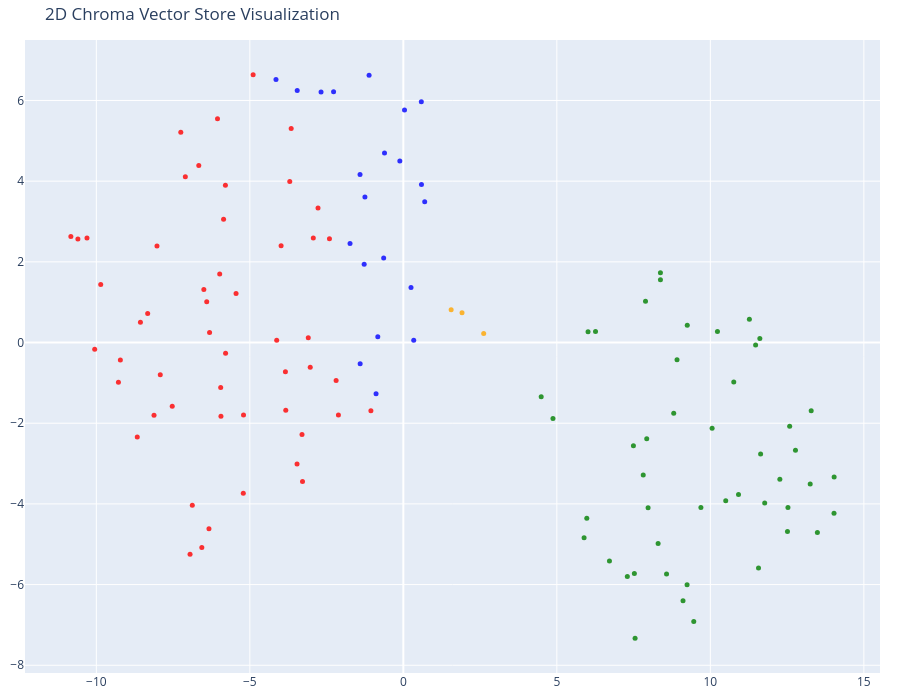

Notebook code for this chart:
### Code cell
tsne = TSNE(n_components=2, random_state=42)
reduced_vectors = tsne.fit_transform(vectors)

fig = go.Figure(data=[go.Scatter(
    x=reduced_vectors[:, 0],
    y=reduced_vectors[:, 1],
    mode='markers',
    marker=dict(size=5, color=colors, opacity=0.8),
    text=[f"Type: {t}<bt>Text: {d[:100]}..." for t, d in zip(doc_types, documents)],
    hoverinfo='text'
)])

fig.update_layout(
    title = "2D Chroma Vector Store Visualization",
    scene = dict(xaxis_title="x", yaxis_title="y", zaxis_title="z"),
    width=900,
    height=700,
    margin=dict(r=20, b=10, l=10, t=40)
)

fig.show()

### Figure 1 — Plotly figure (JSON) as saved in the notebook; plotly's stock layout.template omitted (floating-point values rounded to 4 significant figures)
{"data": [{"hoverinfo": "text", "marker": {"color": ["blue", "blue", "blue", "blue", "blue", "blue", "blue", "blue", "blue", "blue", "blue", "blue", "blue", "blue", "blue", "blue", "blue", "blue", "blue", "blue", "blue", "red", "red", "red", "red", "red", "red", "red", "red", "red", "red", "red", "red", "red", "red", "red", "red", "red", "red", "red", "red", "red", "red", "red", "red", "red", "red", "red", "red", "red", "red", "red", "red", "red", "red", "red", "red", "red", "red", "red", "red", "red", "red", "red", "red", "red", "red", "red", "red", "red", "red", "red", "red", "orange", "orange", "orange", "green", "green", "green", "green", "green", "green", "green", "green", "green", "green", "green", "green", "green", "green", "green", "green", "green", "green", "green", "green", "green", "green", "green", "green", "green", "green", "green", "green", "green", "green", "green", "green", "green", "green", "green", "green", "green", "green", "green", "green", "green", "green", "green", "green", "green", "green", "green"], "opacity": 0.8, "size": 5}, "mode": "markers", "text": ["Type: products<bt>Text: # Product Summary\n\n# Rellm: AI-Powered Enterprise Reinsurance Solution\n\n## Summary\n\nRellm is an inno...", "Type: products<bt>Text: ### Seamless Integrations\nRellm's architecture is designed for effortless integration with existing ...", "Type: products<bt>Text: ### Regulatory Compliance Tools\nRellm includes built-in compliance tracking features to help organiz...", "Type: products<bt>Text: Join the growing number of organizations leveraging Rellm to enhance their reinsurance processes whi...", "Type: products<bt>Text: Experience the future of reinsurance with Rellm, where innovation meets reliability. Let Insurellm h...", "Type: products<bt>Text: # Product Summary\n\n# Markellm\n\n## Summary\n\nMarkellm is an innovative two-sided marketplace designed ...", "Type: products<bt>Text: - **User-Friendly Interface**: Designed with user experience in mind, Markellm features an intuitive...", "Type: products<bt>Text: - **Customer Support**: Our dedicated support team is always available to assist both consumers and ...", "Type: products<bt>Text: ### For Insurance Companies:\n- **Basic Listing Fee**: $199/month for a featured listing on the platf...", "Type: products<bt>Text: ### Q3 2025\n- Initiate a comprehensive marketing campaign targeting both consumers and insurers to i...", "Type: products<bt>Text: # Product Summary\n\n# Homellm\n\n## Summary\nHomellm is an innovative home insurance product developed b...", "Type: products<bt>Text: ### 2. Dynamic Pricing Model\nWith Homellm's innovative dynamic pricing model, insurance providers ca...", "Type: products<bt>Text: ### 5. Multi-Channel Integration\nHomellm seamlessly integrates into existing insurance platforms, pr...", "Type: products<bt>Text: - **Basic Tier:** Starting at $5,000/month for small insurers with basic integration features.\n- **S...", "Type: products<bt>Text: All tiers include a comprehensive training program and ongoing updates to ensure optimal performance...", "Type: products<bt>Text: With Homellm, Insurellm is committed to transforming the landscape of home insurance, ensuring both ...", "Type: products<bt>Text: # Product Summary\n\n# Carllm\n\n## Summary\n\nCarllm is an innovative auto insurance product developed by...", "Type: products<bt>Text: - **Instant Quoting**: With Carllm, insurance companies can offer near-instant quotes to customers, ...", "Type: products<bt>Text: - **Mobile Integration**: Carllm is designed to work seamlessly with mobile applications, providing ...", "Type: products<bt>Text: - **Professional Tier**: $2,500/month\n  - For medium-sized companies.\n  - All Basic Tier features pl...", "Type: products<bt>Text: ### Q2 2025: Customer Experience Improvements\n- Launch of a new **mobile app** for end-users.\n- Intr...", "Type: contracts<bt>Text: # Contract with GreenField Holdings for Markellm\n\n**Effective Date:** November 15, 2023  \n**Contract...", "Type: contracts<bt>Text: ## Renewal\n1. **Automatic Renewal**: This contract will automatically renew for sequential one-year ...", "Type: contracts<bt>Text: ## Features\n1. **AI-Powered Matching**: Access to advanced algorithms that connect GreenField Holdin...", "Type: contracts<bt>Text: ## Support\n1. **Customer Support Access**: The Client will have access to dedicated support through ...", "Type: contracts<bt>Text: **Signatures:**  \n_________________________                           _________________________  \n**...", "Type: contracts<bt>Text: # Contract with Apex Reinsurance for Rellm: AI-Powered Enterprise Reinsurance Solution\n\n## Terms\n\n1....", "Type: contracts<bt>Text: ## Renewal\n\n1. **Automatic Renewal**: This Agreement will automatically renew for successive one-yea...", "Type: contracts<bt>Text: 2. **Seamless Integrations**: The architecture of Rellm allows for easy integration with existing sy...", "Type: contracts<bt>Text: 1. **Technical Support**: Provider shall offer dedicated technical support to the Client via phone, ...", "Type: contracts<bt>Text: **Insurellm, Inc.**  \n_____________________________  \nAuthorized Signature   \nDate: ________________...", "Type: contracts<bt>Text: # Contract with Greenstone Insurance for Homellm\n\n---\n\n## Terms\n\n1. **Parties**: This Contract (\"Agr...", "Type: contracts<bt>Text: 4. **Payment Terms**: \n   - The Customer shall pay an amount of $10,000 per month for the Standard T...", "Type: contracts<bt>Text: ---\n\n## Features\n\n- **AI-Powered Risk Assessment**: Customer will have access to enhanced risk evalu...", "Type: contracts<bt>Text: - **Customer Portal**: A dedicated portal will be provided, allowing the Customer's clients to manag...", "Type: contracts<bt>Text: ______________________________  \n[Name], [Title]  \nDate: ______________________\n\n**For Greenstone In...", "Type: contracts<bt>Text: # Contract with Roadway Insurance Inc. for Carllm\n\n---\n\n## Terms\n\n1. **Agreement Effective Date**: T...", "Type: contracts<bt>Text: ---\n\n## Renewal\n\n1. **Automatic Renewal**: This agreement will automatically renew for an additional...", "Type: contracts<bt>Text: ---\n\n## Features\n\n1. **Access to Core Features**: Roadway Insurance Inc. will have access to all Pro...", "Type: contracts<bt>Text: ---\n\n## Support\n\n1. **Technical Support**: Roadway Insurance Inc. will receive priority technical su...", "Type: contracts<bt>Text: # Contract with Stellar Insurance Co. for Rellm\n\n## Terms\nThis contract is made between **Insurellm*...", "Type: contracts<bt>Text: ### Termination\nEither party may terminate this agreement with a **30-day written notice**. In the e...", "Type: contracts<bt>Text: ## Features\nStellar Insurance Co. will receive access to the following features of the Rellm product...", "Type: contracts<bt>Text: ## Support\nInsurellm provides Stellar Insurance Co. with the following support services:\n\n- **24/7 T...", "Type: contracts<bt>Text: # Contract with TechDrive Insurance for Carllm\n\n**Contract Date:** October 1, 2024  \n**Contract Dura...", "Type: contracts<bt>Text: ## Renewal\n\n1. **Automatic Renewal**: This contract shall automatically renew for additional one-yea...", "Type: contracts<bt>Text: ## Support\n\n1. **Customer Support**: Insurellm will provide 24/7 customer support to TechDrive Insur...", "Type: contracts<bt>Text: **TechDrive Insurance Representative:**  \nName: Sarah Johnson  \nTitle: Operations Director  \nDate: _...", "Type: contracts<bt>Text: # Contract with Belvedere Insurance for Markellm\n\n## Terms\nThis Contract (\"Agreement\") is made and e...", "Type: contracts<bt>Text: ## Renewal\n1. **Renewal Terms**: This Agreement may be renewed for additional one-year terms upon mu...", "Type: contracts<bt>Text: ## Features\n1. **AI-Powered Matching**: Belvedere Insurance will benefit from Markellm's AI-powered ...", "Type: contracts<bt>Text: ## Support\n1. **Technical Support**: Technical support will be available from 9 AM to 7 PM EST, Mond...", "Type: contracts<bt>Text: **Belvedere Insurance**  \nSignature: ______________________  \nName: [Authorized Signatory]  \nTitle: ...", "Type: contracts<bt>Text: # Contract with Velocity Auto Solutions for Carllm\n\n**Contract Date:** October 1, 2023  \n**Contract ...", "Type: contracts<bt>Text: ## Renewal\n\n1. **Automatic Renewal**: This contract will automatically renew for successive 12-month...", "Type: contracts<bt>Text: ## Support\n\n1. **Customer Support**: Velocity Auto Solutions will have access to Insurellm’s custome...", "Type: contracts<bt>Text: # Contract with GreenValley Insurance for Homellm\n\n**Contract Date:** October 6, 2023  \n**Contract N...", "Type: contracts<bt>Text: 4. **Confidentiality:** Both parties agree to maintain the confidentiality of proprietary informatio...", "Type: contracts<bt>Text: 1. **AI-Powered Risk Assessment:** Access to advanced AI algorithms for real-time risk evaluations.\n...", "Type: contracts<bt>Text: 3. **Regular Updates:** Insurellm will offer ongoing updates and enhancements to the Homellm platfor...", "Type: contracts<bt>Text: # Contract with EverGuard Insurance for Rellm: AI-Powered Enterprise Reinsurance Solution\n\n**Contrac...", "Type: contracts<bt>Text: 4. **Usage Rights**: EverGuard Insurance is granted a non-exclusive, non-transferable license to acc...", "Type: contracts<bt>Text: 1. **Core Functionality**: Rellm provides EverGuard Insurance with advanced AI-driven analytics, sea...", "Type: contracts<bt>Text: 1. **Customer Support**: Insurellm will provide EverGuard Insurance with 24/7 customer support, incl...", "Type: contracts<bt>Text: ---\n\n**Signatures**  \n**For Insurellm**: __________________________  \n**Name**: John Smith  \n**Title...", "Type: contracts<bt>Text: # Contract with BrightWay Solutions for Markellm\n\n**Contract Date:** October 5, 2023  \n**Contract ID...", "Type: contracts<bt>Text: 3. **Service Level Agreement (SLA):**  \n   Insurellm commits to a 99.9% uptime for the platform with...", "Type: contracts<bt>Text: 2. **Real-Time Quote Availability:**  \n   Consumers sourced via BrightWay Solutions will receive rea...", "Type: contracts<bt>Text: 3. **Training and Onboarding:**  \n   Insurellm agrees to provide one free training session on how to...", "Type: contracts<bt>Text: # Contract with Pinnacle Insurance Co. for Homellm\n\n## Terms\nThis contract (\"Contract\") is entered i...", "Type: contracts<bt>Text: ## Renewal\n1. **Renewal Terms**: At the end of the initial term, this Contract shall automatically r...", "Type: contracts<bt>Text: ## Features\n1. **AI-Powered Risk Assessment**: Utilized for tailored underwriting decisions specific...", "Type: contracts<bt>Text: ## Support\n1. **Technical Support**: Insurellm shall provide 24/7 technical support via an email and...", "Type: company<bt>Text: # Overview of Insurellm\n\nInsurellm is an innovative insurance tech firm with 200 employees across th...", "Type: company<bt>Text: # Careers at Insurellm\n\nInsurellm is hiring! We are looking for talented software engineers, data sc...", "Type: company<bt>Text: # About Insurellm\n\nInsurellm was founded by Avery Lancaster in 2015 as an insurance tech startup des...", "Type: employees<bt>Text: # HR Record\n\n# Alex Chen\n\n## Summary\n- **Date of Birth:** March 15, 1990  \n- **Job Title:** Backend ...", "Type: employees<bt>Text: ## Annual Performance History\n- **2020:**  \n  - Completed onboarding successfully.  \n  - Met expecta...", "Type: employees<bt>Text: ## Compensation History\n- **2020:** Base Salary: $80,000  \n- **2021:** Base Salary Increase to $90,0...", "Type: employees<bt>Text: Alex Chen continues to be a vital asset at Insurellm, contributing significantly to innovative backe...", "Type: employees<bt>Text: # HR Record\n\n# Oliver Spencer\n\n## Summary\n- **Date of Birth**: May 14, 1990  \n- **Job Title**: Backe...", "Type: employees<bt>Text: ## Annual Performance History\n- **2018**: **3/5** - Adaptable team player but still learning to take...", "Type: employees<bt>Text: ## Compensation History\n- **March 2018**: Initial salary of $80,000.\n- **July 2019**: Salary increas...", "Type: employees<bt>Text: # HR Record\n\n# Emily Tran\n\n## Summary\n- **Date of Birth:** March 18, 1991  \n- **Job Title:** Digital...", "Type: employees<bt>Text: - **January 2017 - May 2018**: Marketing Intern  \n  - Supported the Marketing team by collaborating ...", "Type: employees<bt>Text: - **2021**:  \n  - Performance Rating: Meets Expectations  \n  - Key Achievements: Contributed to the ...", "Type: employees<bt>Text: - **Professional Development Goals**:  \n  - Emily Tran aims to become a Marketing Manager within the...", "Type: employees<bt>Text: # HR Record\n\n# Jordan Blake\n\n## Summary\n- **Date of Birth:** March 15, 1993  \n- **Job Title:** Sales...", "Type: employees<bt>Text: ## Annual Performance History\n- **2021:** First year at Insurellm; achieved 90% of monthly targets. ...", "Type: employees<bt>Text: ## Other HR Notes\n- Jordan has shown an interest in continuing education, actively participating in ...", "Type: employees<bt>Text: # Avery Lancaster\n\n## Summary\n- **Date of Birth**: March 15, 1985  \n- **Job Title**: Co-Founder & Ch...", "Type: employees<bt>Text: - **2010 - 2013**: Business Analyst at Edge Analytics  \n  Prior to joining Innovate, Avery worked as...", "Type: employees<bt>Text: - **2018**: **Exceeds Expectations**  \n  Under Avery’s pivoted vision, Insurellm launched two new su...", "Type: employees<bt>Text: - **2022**: **Satisfactory**  \n  Avery focused on rebuilding team dynamics and addressing employee c...", "Type: employees<bt>Text: ## Compensation History\n- **2015**: $150,000 base salary + Significant equity stake  \n- **2016**: $1...", "Type: employees<bt>Text: ## Other HR Notes\n- **Professional Development**: Avery has actively participated in leadership trai...", "Type: employees<bt>Text: # HR Record\n\n# Maxine Thompson\n\n## Summary\n- **Date of Birth:** January 15, 1991  \n- **Job Title:** ...", "Type: employees<bt>Text: ## Insurellm Career Progression\n- **January 2017 - October 2018**: **Junior Data Engineer**  \n  * Ma...", "Type: employees<bt>Text: ## Annual Performance History\n- **2017**: *Meets Expectations*  \n  Maxine showed potential in her ro...", "Type: employees<bt>Text: - **2021**: *Exceeds Expectations*  \n  Maxine spearheaded the transition to a new data warehousing s...", "Type: employees<bt>Text: ## Compensation History\n- **2017**: $70,000 (Junior Data Engineer)  \n- **2018**: $75,000 (Junior Dat...", "Type: employees<bt>Text: # Samantha Greene\n\n## Summary\n- **Date of Birth:** October 14, 1990\n- **Job Title:** HR Generalist\n-...", "Type: employees<bt>Text: ## Annual Performance History\n- **2020:** Exceeds Expectations  \n  Samantha Greene demonstrated exce...", "Type: employees<bt>Text: ## Compensation History\n- **2020:** Base Salary - $55,000  \n  The entry-level salary matched industr...", "Type: employees<bt>Text: - **2023:** Base Salary - $70,000  \n  Recognized for substantial improvement in employee relations m...", "Type: employees<bt>Text: # HR Record\n\n# Alex Thomson\n\n## Summary\n- **Date of Birth:** March 15, 1995  \n- **Job Title:** Sales...", "Type: employees<bt>Text: ## Annual Performance History  \n- **2022** - Rated as \"Exceeds Expectations.\" Alex Thomson achieved ...", "Type: employees<bt>Text: ## Other HR Notes\n- Alex Thomson is an active member of the Diversity and Inclusion committee at Ins...", "Type: employees<bt>Text: # HR Record\n\n# Samuel Trenton\n\n## Summary\n- **Date of Birth:** April 12, 1989  \n- **Job Title:** Sen...", "Type: employees<bt>Text: ## Annual Performance History\n- **2023:** Rating: 4.5/5  \n  *Samuel exceeded expectations, successfu...", "Type: employees<bt>Text: ## Compensation History\n- **2023:** Base Salary: $115,000 + Bonus: $15,000  \n  *Annual bonus based o...", "Type: employees<bt>Text: - **Engagement in Company Culture:** Regularly participates in team-building events and contributes ...", "Type: employees<bt>Text: # HR Record\n\n# Alex Harper\n\n## Summary\n- **Date of Birth**: March 15, 1993  \n- **Job Title**: Sales ...", "Type: employees<bt>Text: ## Annual Performance History  \n- **2021**:  \n  - **Performance Rating**: 4.5/5  \n  - **Key Achievem...", "Type: employees<bt>Text: - **2022**:  \n  - **Base Salary**: $65,000 (Promotion to Senior SDR)  \n  - **Bonus**: $13,000 (20% o...", "Type: employees<bt>Text: # HR Record\n\n# Jordan K. Bishop\n\n## Summary\n- **Date of Birth:** March 15, 1990\n- **Job Title:** Fro...", "Type: employees<bt>Text: ## Annual Performance History\n- **2019:** Exceeds Expectations - Continuously delivered high-quality...", "Type: employees<bt>Text: ## Compensation History\n- **June 2018:** Starting Salary - $85,000\n- **June 2019:** Salary Increase ...", "Type: employees<bt>Text: ## Other HR Notes\n- Jordan K. Bishop has been an integral part of club initiatives, including the In...", "Type: employees<bt>Text: # HR Record\n\n# Emily Carter\n\n## Summary\n- **Date of Birth:** August 12, 1990  \n- **Job Title:** Acco...", "Type: employees<bt>Text: - **2017-2019:** Marketing Intern  \n  - Assisted with market research and campaign development for s...", "Type: employees<bt>Text: ## Compensation History\n| Year | Base Salary | Bonus         | Total Compensation |\n|------|--------...", "Type: employees<bt>Text: Emily Carter exemplifies the kind of talent that drives Insurellm's success and is an invaluable ass..."], "type": "scatter", "x": [-0.8319, -0.8885, -1.407, 0.5858, 0.3384, -2.273, -2.68, -3.456, -4.148, -1.116, -0.6406, -1.737, -1.276, -1.411, -1.251, 0.2497, 0.6963, 0.5907, -0.1138, -0.6136, 0.03805, -5.855, -10.3, -3.7, -4.892, -6.564, -4.125, -3.097, -1.056, -5.205, -6.331, -5.982, -8.025, -2.406, -5.79, -6.947, -10.05, -9.857, -3.981, -7.917, -3.462, -3.285, -2.114, -3.301, -9.28, -8.563, -8.121, -8.667, -5.795, -10.83, -3.653, -5.941, -6.873, -9.217, -8.327, -7.528, -6.498, -6.404, -2.932, -6.311, -3.841, -3.033, -2.189, -3.829, -5.213, -6.662, -7.249, -6.053, -7.101, -5.448, -10.6, -2.779, -5.949, 1.557, 2.617, 1.911, 7.525, 11.61, 12.53, 4.49, 7.295, 11.47, 12.51, 7.814, 7.928, 11.64, 7.494, 8.573, 12.26, 5.976, 6.016, 7.888, 8.374, 8.374, 14.03, 6.26, 7.548, 8.914, 10.23, 9.248, 13.49, 9.692, 10.76, 10.92, 10.5, 9.109, 13.28, 9.46, 8.299, 12.58, 13.25, 10.06, 9.242, 12.77, 11.57, 6.714, 11.27, 14.03, 5.887, 7.972, 8.807, 11.77, 4.874], "y": [0.142, -1.268, -0.5239, 5.967, 0.05461, 6.216, 6.207, 6.248, 6.517, 6.623, 2.096, 2.454, 1.94, 4.167, 3.61, 1.365, 3.492, 3.919, 4.497, 4.696, 5.764, 3.053, 2.592, 3.99, 6.637, -5.082, 0.0544, 0.1169, -1.693, -1.794, -4.618, 1.696, 2.395, 2.574, -0.2682, -5.248, -0.1642, 1.439, 2.398, -0.7981, -3.013, -3.444, -1.794, -2.279, -0.9848, 0.5023, -1.803, -2.342, 3.898, 2.63, 5.305, -1.828, -4.035, -0.4304, 0.7172, -1.58, 1.317, 1.01, 2.59, 0.2465, -0.7218, -0.6156, -0.9424, -1.679, -3.736, 4.39, 5.212, 5.549, 4.108, 1.216, 2.565, 3.332, -1.114, 0.8113, 0.2224, 0.7363, -5.725, 0.09908, -4.091, -1.341, -5.797, -0.06353, -4.683, -3.285, -2.387, -2.766, -2.559, -5.737, -3.392, -4.354, 0.2664, 1.021, 1.559, 1.729, -3.333, 0.2722, -7.33, -0.4241, 0.2718, 0.4274, -4.709, -4.092, -0.9773, -3.766, -3.924, -6.399, -1.691, -6.916, -4.979, -2.075, -3.508, -2.123, -6.007, -2.671, -5.59, -5.414, 0.578, -4.234, -4.841, -4.094, -1.754, -3.978, -1.885]}], "layout": {"height": 700, "margin": {"b": 10, "l": 10, "r": 20, "t": 40}, "scene": {"xaxis": {"title": {"text": "x"}}, "yaxis": {"title": {"text": "y"}}, "zaxis": {"title": {"text": "z"}}}, "title": {"text": "2D Chroma Vector Store Visualization"}, "width": 900}}
